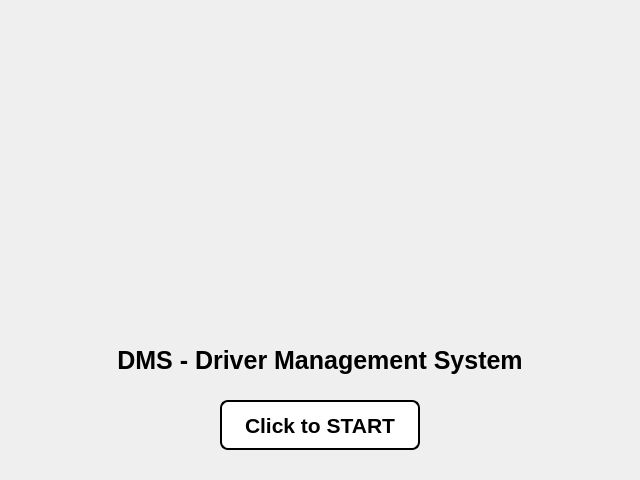
<?xml version="1.0" encoding="UTF-8"?>
<ui version="4.0">
 <class>StartPage</class>
 <widget class="QWidget" name="StartPage">
  <property name="geometry">
   <rect>
    <x>0</x>
    <y>0</y>
    <width>640</width>
    <height>480</height>
   </rect>
  </property>
  <property name="sizePolicy">
   <sizepolicy hsizetype="Fixed" vsizetype="Fixed">
    <horstretch>0</horstretch>
    <verstretch>0</verstretch>
   </sizepolicy>
  </property>
  <property name="windowTitle">
   <string>Form</string>
  </property>
  <property name="layoutDirection">
   <enum>Qt::LeftToRight</enum>
  </property>
  <widget class="QLabel" name="carImage">
   <property name="enabled">
    <bool>true</bool>
   </property>
   <property name="geometry">
    <rect>
     <x>145</x>
     <y>10</y>
     <width>350</width>
     <height>330</height>
    </rect>
   </property>
   <property name="sizePolicy">
    <sizepolicy hsizetype="Fixed" vsizetype="Fixed">
     <horstretch>0</horstretch>
     <verstretch>0</verstretch>
    </sizepolicy>
   </property>
   <property name="maximumSize">
    <size>
     <width>16777215</width>
     <height>16777215</height>
    </size>
   </property>
   <property name="text">
    <string/>
   </property>
   <property name="pixmap">
    <pixmap resource="../resources/resources.qrc">:/images/image/car.png</pixmap>
   </property>
   <property name="scaledContents">
    <bool>true</bool>
   </property>
   <property name="alignment">
    <set>Qt::AlignCenter</set>
   </property>
  </widget>
  <widget class="QLabel" name="label">
   <property name="geometry">
    <rect>
     <x>80</x>
     <y>340</y>
     <width>480</width>
     <height>40</height>
    </rect>
   </property>
   <property name="sizePolicy">
    <sizepolicy hsizetype="Fixed" vsizetype="Fixed">
     <horstretch>0</horstretch>
     <verstretch>0</verstretch>
    </sizepolicy>
   </property>
   <property name="minimumSize">
    <size>
     <width>0</width>
     <height>0</height>
    </size>
   </property>
   <property name="maximumSize">
    <size>
     <width>16777215</width>
     <height>16777215</height>
    </size>
   </property>
   <property name="font">
    <font>
     <pointsize>19</pointsize>
     <bold>true</bold>
    </font>
   </property>
   <property name="text">
    <string>DMS - Driver Management System</string>
   </property>
   <property name="alignment">
    <set>Qt::AlignCenter</set>
   </property>
  </widget>
  <widget class="QPushButton" name="nextButton">
   <property name="geometry">
    <rect>
     <x>220</x>
     <y>400</y>
     <width>200</width>
     <height>50</height>
    </rect>
   </property>
   <property name="sizePolicy">
    <sizepolicy hsizetype="Fixed" vsizetype="Fixed">
     <horstretch>0</horstretch>
     <verstretch>0</verstretch>
    </sizepolicy>
   </property>
   <property name="minimumSize">
    <size>
     <width>0</width>
     <height>0</height>
    </size>
   </property>
   <property name="maximumSize">
    <size>
     <width>16777215</width>
     <height>16777215</height>
    </size>
   </property>
   <property name="font">
    <font>
     <pointsize>16</pointsize>
     <bold>true</bold>
    </font>
   </property>
   <property name="layoutDirection">
    <enum>Qt::LeftToRight</enum>
   </property>
   <property name="styleSheet">
    <string notr="true">QPushButton {
    border: 2px solid black;
    border-radius: 8px;
    background-color: white;
    outline: none;
}

QPushButton:focus {
    outline: none;
}

QPushButton:pressed {
    background-color: #e0e0e0;
}</string>
   </property>
   <property name="text">
    <string>Click to START</string>
   </property>
  </widget>
 </widget>
 <resources>
  <include location="../resources/resources.qrc"/>
 </resources>
 <connections/>
</ui>
